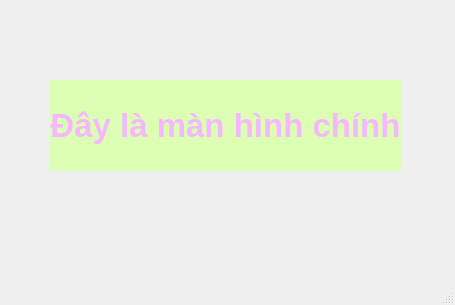
<?xml version="1.0" encoding="UTF-8"?>
<ui version="4.0">
 <class>MainWindow</class>
 <widget class="QMainWindow" name="MainWindow">
  <property name="geometry">
   <rect>
    <x>0</x>
    <y>0</y>
    <width>455</width>
    <height>305</height>
   </rect>
  </property>
  <property name="windowTitle">
   <string>MainWindow</string>
  </property>
  <widget class="QWidget" name="centralwidget">
   <widget class="QLabel" name="label">
    <property name="geometry">
     <rect>
      <x>50</x>
      <y>80</y>
      <width>351</width>
      <height>91</height>
     </rect>
    </property>
    <property name="font">
     <font>
      <pointsize>25</pointsize>
      <weight>75</weight>
      <bold>true</bold>
     </font>
    </property>
    <property name="styleSheet">
     <string notr="true">QLabel {
    background-color: rgb(220, 255, 180);
    color: rgb(245, 183, 255);
}

</string>
    </property>
    <property name="frameShape">
     <enum>QFrame::NoFrame</enum>
    </property>
    <property name="text">
     <string>Đây là màn hình chính</string>
    </property>
    <property name="textFormat">
     <enum>Qt::PlainText</enum>
    </property>
    <property name="alignment">
     <set>Qt::AlignCenter</set>
    </property>
   </widget>
  </widget>
  <widget class="QMenuBar" name="menubar">
   <property name="geometry">
    <rect>
     <x>0</x>
     <y>0</y>
     <width>455</width>
     <height>20</height>
    </rect>
   </property>
  </widget>
  <widget class="QStatusBar" name="statusbar"/>
 </widget>
 <resources/>
 <connections/>
</ui>
